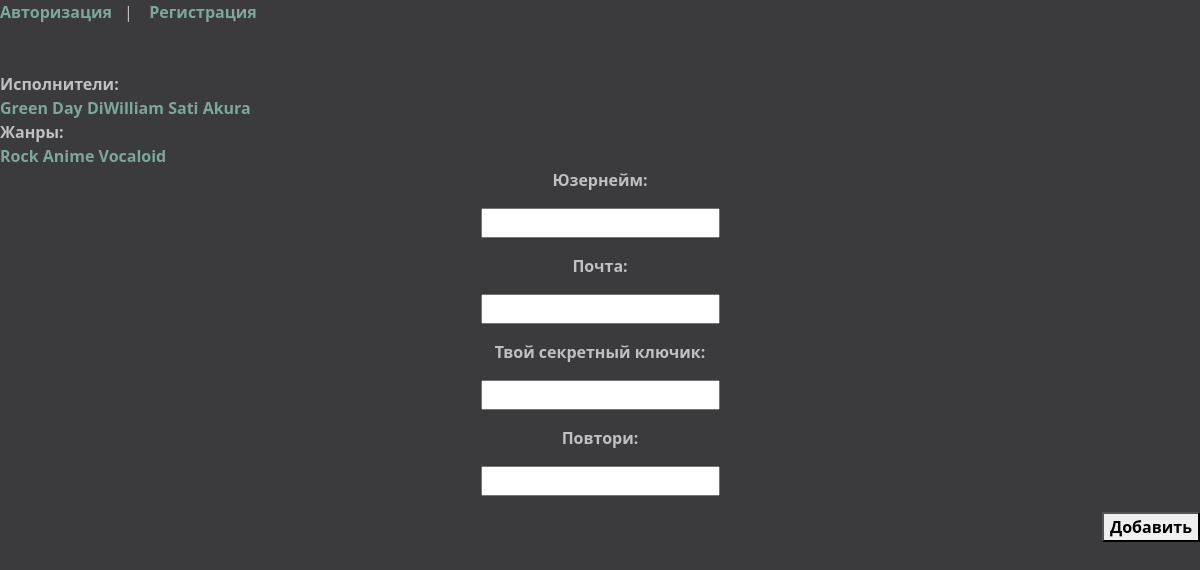
Page /registration/ on the committed database.
### funfacts/models.py (models this page shows, shortened)
class Author(models.Model):
	name = models.CharField(max_length = 255)
	slug= models.SlugField(max_length=255,db_index = True, unique = True)
	def get_absolute_url(self):
		return reverse('author', kwargs={'author_slug': self.slug})

class Category(models.Model):
	name = models.CharField(max_length = 255, db_index = True)
	slug = models.SlugField(max_length=255, db_index = True, null = True)
	def get_absolute_url(self):
		return reverse('category', kwargs={'cat_slug': self.slug})

### funfacts/views.py (the view)
# urls.py: path('registration/', views.RegisterUser.as_view(), name = 'registration'),
class RegisterUser(DataMixin, CreateView):
	form_class = RegisterUserForm
	template_name = 'funfacts/registration.html'
	success_url = reverse_lazy('login')
	def get_context_data(self, *,object_list=None, **kwargs):
		context = super().get_context_data(**kwargs)
		c_def =  self.get_user_context(title = 'regist')
		return dict(list(context.items())+list(c_def.items()))

### funfacts/forms.py
class RegisterUserForm(UserCreationForm):
	username = forms.CharField(label = 'Юзернейм', widget = forms.TextInput(attrs ={'class':'form-input'}))
	email = forms.EmailField(label = 'Почта', widget=forms.EmailInput(attrs={'class':'form-input'}))
	password1 = forms.CharField(label = 'Твой секретный ключик', widget = forms.PasswordInput(attrs={'class':'form-input'}))
	password2 = forms.CharField(label = 'Повтори', widget = forms.PasswordInput(attrs={'class':'form-input'}))
	class Meta:
		model =User
		fields = ('username','email', 'password1', 'password2',)

### funfacts/templatetags/funfacts_tags.py (called while the page is built)
@register.inclusion_tag('funfacts/list_authors.html')
def show_authors(sort=None, author_selected=0, category_selected=0):
	if not sort:
		authors = Author.objects.all()
		category = Category.objects.all()
	else:
		authors = Author.objects.order_by(sort)
		category = Category.objects.order_by(sort)
	return {"authors":authors, "author_selected":author_selected, "cats":category, "category_selected":category_selected}

### funfacts/utils.py (called while the page is built)
	def get_user_context(self, **kwargs):
		context = kwargs
		author = Author.objects.all()
		cats = Category.objects.all()
		context['author']=author
		context['cats'] = cats
		if 'author_selected' not in context:
			context['author_selected']=0
		elif 'category_selected' not in context:
			context['category_selected'] = 0
		return context

### funfacts/templates/funfacts/registration.html (shortened to what this page needs)
{% extends 'funfacts/base.html'%}
{%block content%}
<form method = 'Post'>
	{%csrf_token%}<nav align ='center'>
	<div class="song_block_Pc{{request.user_agent.is_pc}}">
	{%for f in form%}
<p>
<label for = "{{ f.id_for_label}}"><b>{{f.label}}:</b></label></p>{{f}}<p align="center"></p>
{%endfor%}
		<p align="right"><button type="submit" class="user_btn_Pc{{request.user_agent.is_pc}}"> <b>Добавить</b></button></p>
	</div></nav>
</form>
{%endblock%}

### funfacts/templates/funfacts/list_authors.html
<br>
<nav class="side_text_Pc{{request.user_agent.is_pc}}"><b>Исполнители:</b> </nav>
{%for author in authors%}
{%if author.pk == author_selected%}
<a  id = 'aub' href="{{author.get_absolute_url}}">{{author.name}}</a>
{%elif author.pk <= author_selected|add:4 and author.pk >= author_selected|add:-4 %}
<a href="{{author.get_absolute_url}}" class="authors">{{author.name}}</a>
{%elif author_selected == 0 and author.pk <= 10%}
<a href="{{author.get_absolute_url}}" class="authors">{{author.name}}</a>
	{%endif%}
{%endfor%}
<nav class="side_text">Жанры:</nav>
{%for cat in cats%}
<a href="{{cat.get_absolute_url}}" class="authors">{{cat.name}}</a>
{%endfor%}

### funfacts/static/funfacts/css/styles.css (style rules this page uses)
body { background: #3B3A3D; color: #C0C0C0; }
a { transition: all 1s; text-decoration: none; color: #7AA899; }

### rows in the picture
Author: name "Green Day"
Author: name "DiWilliam"
Author: name "Sati Akura"
Category: name "Rock"
Category: name "Anime"
Category: name "Vocaloid"

### other values in the picture
{{ f.label }} "Юзернейм" "Почта" "Твой секретный ключик" "Повтори"
